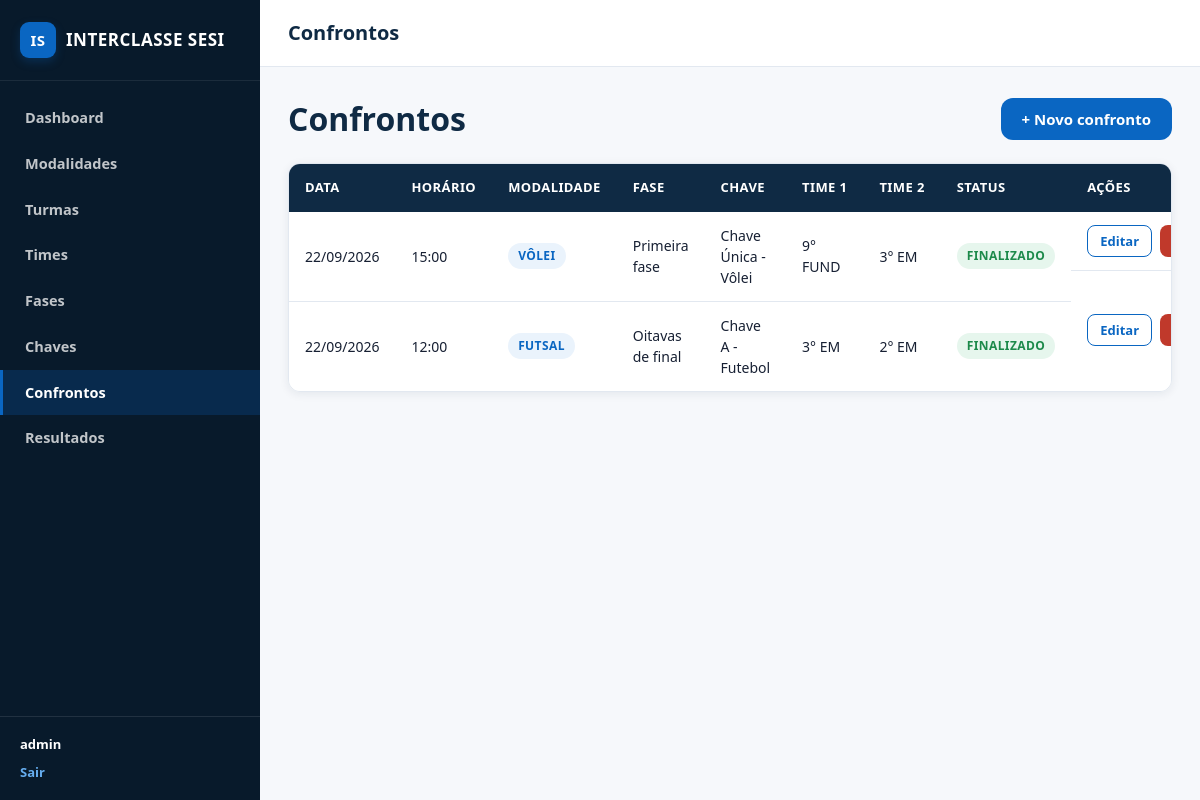
Page /admin/confrontos.php (signed in) on the committed database.
### tables this page shows
CREATE TABLE `confrontos` (
  `CON_ID` int(11) NOT NULL AUTO_INCREMENT,
  `FK_CHA_ID` int(11) NOT NULL,
  `FK_FAS_ID` int(11) NOT NULL,
  `FK_TIM_1_ID` int(11) DEFAULT NULL,
  `FK_TIM_2_ID` int(11) DEFAULT NULL,
  `FK_CON_ORIGEM_1_ID` int(11) DEFAULT NULL,
  `FK_CON_ORIGEM_2_ID` int(11) DEFAULT NULL,
  `CON_DATA` date DEFAULT NULL,
  `CON_HORA` time DEFAULT NULL,
  PRIMARY KEY (`CON_ID`),
  UNIQUE KEY `UQ_CONFRONTOS_ORIGEM` (`FK_CON_ORIGEM_1_ID`,`FK_CON_ORIGEM_2_ID`),
  KEY `FK_CHA_ID` (`FK_CHA_ID`),
  KEY `FK_FAS_ID` (`FK_FAS_ID`),
  KEY `FK_TIM_1_ID` (`FK_TIM_1_ID`),
  KEY `FK_TIM_2_ID` (`FK_TIM_2_ID`),
  KEY `FK_CONFRONTOS_ORIGEM_2` (`FK_CON_ORIGEM_2_ID`),
  CONSTRAINT `FK_CONFRONTOS_ORIGEM_1` FOREIGN KEY (`FK_CON_ORIGEM_1_ID`) REFERENCES `confrontos` (`CON_ID`) ON DELETE SET NULL,
  CONSTRAINT `FK_CONFRONTOS_ORIGEM_2` FOREIGN KEY (`FK_CON_ORIGEM_2_ID`) REFERENCES `confrontos` (`CON_ID`) ON DELETE SET NULL,
  CONSTRAINT `confrontos_ibfk_1` FOREIGN KEY (`FK_CHA_ID`) REFERENCES `chaves` (`CHA_ID`),
  CONSTRAINT `confrontos_ibfk_2` FOREIGN KEY (`FK_FAS_ID`) REFERENCES `fases` (`FAS_ID`),
  CONSTRAINT `confrontos_ibfk_3` FOREIGN KEY (`FK_TIM_1_ID`) REFERENCES `times` (`TIM_ID`),
  CONSTRAINT `confrontos_ibfk_4` FOREIGN KEY (`FK_TIM_2_ID`) REFERENCES `times` (`TIM_ID`),
  CONSTRAINT `CONSTRAINT_1` CHECK (`FK_TIM_1_ID` <> `FK_TIM_2_ID`)
);

CREATE TABLE `modalidades` (
  `MOD_ID` int(11) NOT NULL AUTO_INCREMENT,
  `MOD_NOME` varchar(100) NOT NULL,
  PRIMARY KEY (`MOD_ID`),
  UNIQUE KEY `MOD_NOME` (`MOD_NOME`)
);

CREATE TABLE `fases` (
  `FAS_ID` int(11) NOT NULL AUTO_INCREMENT,
  `FAS_NOME` varchar(50) NOT NULL,
  `FAS_ORDEM` int(10) unsigned NOT NULL,
  PRIMARY KEY (`FAS_ID`),
  UNIQUE KEY `FAS_NOME` (`FAS_NOME`)
);

CREATE TABLE `chaves` (
  `CHA_ID` int(11) NOT NULL AUTO_INCREMENT,
  `CHA_NOME` varchar(100) NOT NULL,
  `FK_MOD_ID` int(11) NOT NULL,
  PRIMARY KEY (`CHA_ID`),
  KEY `FK_MOD_ID` (`FK_MOD_ID`),
  CONSTRAINT `chaves_ibfk_1` FOREIGN KEY (`FK_MOD_ID`) REFERENCES `modalidades` (`MOD_ID`)
);

CREATE TABLE `turmas` (
  `TUR_ID` int(11) NOT NULL AUTO_INCREMENT,
  `TUR_SERIE` varchar(30) NOT NULL,
  PRIMARY KEY (`TUR_ID`)
);

### includes/funcoes.php (called while the page is built, shortened)
<?php
function e(?string $valor): string
{
    return htmlspecialchars((string) $valor, ENT_QUOTES, 'UTF-8');
}
function formatarData(?string $dataIso): string
{
    $partes = explode('-', $dataIso);
    return sprintf('%02d/%02d/%04d', (int) $partes[2], (int) $partes[1], (int) $partes[0]);
}
function formatarHora(?string $hora): string
{
    return substr($hora, 0, 5);
}

### admin/confrontos.php (the view, shortened to what this page needs)
<?php
require_once __DIR__ . '/../includes/funcoes.php';
$pdo = conectar();
$fases = $pdo->query('SELECT FAS_ID, FAS_NOME FROM FASES ORDER BY FAS_ORDEM ASC')->fetchAll();
$chaves = $pdo->query('SELECT CHA_ID, CHA_NOME, FK_MOD_ID FROM CHAVES ORDER BY CHA_NOME ASC')->fetchAll();
$times = $pdo->query(
    'SELECT t.TIM_ID, t.FK_MOD_ID, tur.TUR_SERIE
     FROM TIMES t JOIN TURMAS tur ON tur.TUR_ID = t.FK_TUR_ID
     ORDER BY tur.TUR_SERIE ASC'
)->fetchAll();
$podeCriar = !empty($chaves) && !empty($fases) && count($times) >= 2;
$confrontos = $pdo->query(
    'SELECT c.CON_ID, c.FK_CHA_ID, c.FK_FAS_ID, c.FK_TIM_1_ID, c.FK_TIM_2_ID, c.CON_DATA, c.CON_HORA,
            m.MOD_NOME, f.FAS_NOME, cha.CHA_NOME,
            tur1.TUR_SERIE AS TIME1_SERIE, tur2.TUR_SERIE AS TIME2_SERIE,
            r.RES_ID
     FROM CONFRONTOS c
     JOIN CHAVES cha ON cha.CHA_ID = c.FK_CHA_ID
     JOIN MODALIDADES m ON m.MOD_ID = cha.FK_MOD_ID
     JOIN FASES f ON f.FAS_ID = c.FK_FAS_ID
     LEFT JOIN TIMES t1 ON t1.TIM_ID = c.FK_TIM_1_ID
     LEFT JOIN TIMES t2 ON t2.TIM_ID = c.FK_TIM_2_ID
     LEFT JOIN TURMAS tur1 ON tur1.TUR_ID = t1.FK_TUR_ID
     LEFT JOIN TURMAS tur2 ON tur2.TUR_ID = t2.FK_TUR_ID
     LEFT JOIN RESULTADOS r ON r.FK_CON_ID = c.CON_ID
     ORDER BY c.CON_DATA DESC, c.CON_HORA DESC'
)->fetchAll();
include __DIR__ . '/../includes/header_admin.php';
?>
<div class="page-header">
    <h1>Confrontos</h1>
    <?php if ($podeCriar): ?>
        <button type="button" class="btn btn-primary" data-abrir-modal="modal-novo-confronto">+ Novo confronto</button>
    <?php endif; ?>
</div>
<div class="table-wrapper">
    <table>
        <thead>
            <tr>
                <th>Data</th>
                <th>Horário</th>
                <th>Modalidade</th>
                <th>Fase</th>
                <th>Chave</th>
                <th>Time 1</th>
                <th>Time 2</th>
                <th>Status</th>
                <th style="width:160px;">Ações</th>
            </tr>
        </thead>
        <tbody>
            <?php if (empty($confrontos)): ?>
                <tr><td colspan="9" class="empty-state">Nenhum confronto cadastrado.</td></tr>
            <?php else: ?>
                <?php foreach ($confrontos as $c): ?>
                    <?php
                    $finalizado = $c['RES_ID'] !== null;
                    $pendenteDeTime = $c['FK_TIM_1_ID'] === null || $c['FK_TIM_2_ID'] === null;
                    ?>
                    <tr>
                        <td><?= formatarData($c['CON_DATA']) ?></td>
                        <td><?= formatarHora($c['CON_HORA']) ?></td>
                        <td><span class="badge badge-primary"><?= e($c['MOD_NOME']) ?></span></td>
                        <td><?= e($c['FAS_NOME']) ?></td>
                        <td><?= e($c['CHA_NOME']) ?></td>
                        <td><?= $c['TIME1_SERIE'] !== null ? e($c['TIME1_SERIE']) : '—' ?></td>
                        <td><?= $c['TIME2_SERIE'] !== null ? e($c['TIME2_SERIE']) : '—' ?></td>
                        <td>
                            <?php if ($finalizado): ?>
                                <span class="badge badge-success">Finalizado</span>
                            <?php elseif ($pendenteDeTime): ?>
                                <span class="badge badge-muted">Aguardando definição</span>
                            <?php else: ?>
                                <span class="badge badge-muted">Agendado</span>
                            <?php endif; ?>
                        </td>
                        <td class="table-actions">
                            <button type="button" class="btn btn-outline-dark btn-sm"
                                onclick='abrirModalEdicao("modal-editar-confronto", <?= json_encode([
                                    'con_id' => $c['CON_ID'],
                                    'fk_cha_id' => $c['FK_CHA_ID'],
                                    'fk_fas_id' => $c['FK_FAS_ID'],
                                    'fk_tim_1_id' => $c['FK_TIM_1_ID'],
                                    'fk_tim_2_id' => $c['FK_TIM_2_ID'],
                                    'con_data' => $c['CON_DATA'],
                                    'con_hora' => $c['CON_HORA'] !== null ? substr($c['CON_HORA'], 0, 5) : '',
                                ]) ?>)'>
                                Editar
                            </button>
                            <form method="POST" action="confrontos.php" data-confirmar-exclusao="<?= $finalizado ? 'Este confronto já tem resultado registrado. Excluí-lo também desfará qualquer avanço de fase já gerado a partir dele. Continuar?' : 'Excluir este confronto?' ?>">
                                <button type="submit" class="btn btn-danger btn-sm">Excluir</button>
                            </form>
                        </td>
                    </tr>
                <?php endforeach; ?>
            <?php endif; ?>
        </tbody>
    </table>
</div>
<?php include __DIR__ . '/../includes/footer_admin.php'; ?>

### css/style.css (style rules this page uses)
:root { --primary: #0f2a44; --primary-dark: #081a2b; --secondary: #0a66c2; --secondary-light: #2e7dcc; --accent: #0a66c2; --accent-dark: #084f96; --background: #f6f8fb; --white: #ffffff; --text: #172033; --muted: #64748b; --border: #e2e8f0; --success: #1d8a4b; --success-bg: #e6f6ed; --danger: #c0392b; --danger-bg: #fbe9e7; --warning-bg: #eaf3fc; --radius: 12px; --shadow: 0 2px 10px rgba(15, 42, 68, 0.08); --shadow-lg: 0 8px 30px rgba(15, 42, 68, 0.15); }
* { box-sizing: border-box; }
html, body { margin: 0; padding: 0; }
html { scroll-behavior: smooth; }
body { font-family: 'Segoe UI', Arial, Helvetica, sans-serif; background: var(--background); color: var(--text); line-height: 1.5; -webkit-font-smoothing: antialiased; text-rendering: optimizeLegibility; }
button, input, select, textarea { font-family: inherit; }
button { border: 0; }
h1, h2, h3, h4 { margin: 0 0 8px; font-weight: 700; color: var(--primary); }
.btn { display: inline-flex; align-items: center; justify-content: center; gap: 8px; padding: 10px 20px; border-radius: var(--radius); border: 1px solid transparent; font-size: 15px; font-weight: 600; cursor: pointer; transition: background .15s ease, color .15s ease, border-color .15s ease, transform .1s ease, box-shadow .15s ease; white-space: nowrap; }
.btn-primary { background: var(--secondary); color: var(--white); }
.btn-outline-dark { background: transparent; color: var(--secondary); border-color: var(--secondary); }
.btn-danger { background: var(--danger); color: var(--white); }
.btn-sm { padding: 6px 12px; font-size: 13px; border-radius: 8px; }
.badge { display: inline-block; padding: 4px 10px; border-radius: 20px; font-size: 12px; font-weight: 700; text-transform: uppercase; letter-spacing: .4px; }
.badge-primary { background: #eaf3fc; color: var(--secondary); }
.badge-success { background: var(--success-bg); color: var(--success); }
.table-wrapper { overflow-x: auto; background: var(--white); border-radius: var(--radius); box-shadow: var(--shadow); border: 1px solid var(--border); }
table { width: 100%; border-collapse: collapse; min-width: 600px; }
thead th { background: var(--primary); color: var(--white); text-align: left; padding: 14px 16px; font-size: 13px; text-transform: uppercase; letter-spacing: .4px; white-space: nowrap; }
tbody td { padding: 13px 16px; border-bottom: 1px solid var(--border); font-size: 14px; }
tbody tr:last-child td { border-bottom: none; }
.table-actions { display: flex; gap: 8px; }
.page-header { display: flex; justify-content: space-between; align-items: center; margin-bottom: 20px; flex-wrap: wrap; gap: 12px; }
.page-header h1 { margin: 0; }

### rows in the picture
confrontos: CON_DATA "22/09/2026", CON_HORA "15:00", modalidades.MOD_NOME "VÔLEI", FK_FAS_ID.FAS_NOME "Primeira fase", FK_CHA_ID.CHA_NOME "Chave Única - Vôlei", turmas.TUR_SERIE "9° FUND", turmas.TUR_SERIE "3° EM"
confrontos: CON_DATA "22/09/2026", CON_HORA "12:00", modalidades.MOD_NOME "FUTSAL", FK_FAS_ID.FAS_NOME "Oitavas de final", FK_CHA_ID.CHA_NOME "Chave A - Futebol", turmas.TUR_SERIE "3° EM", turmas.TUR_SERIE "2° EM"

### other values in the picture
$_SESSION['usu_nome'] "admin"
$tituloPagina "Confrontos"
